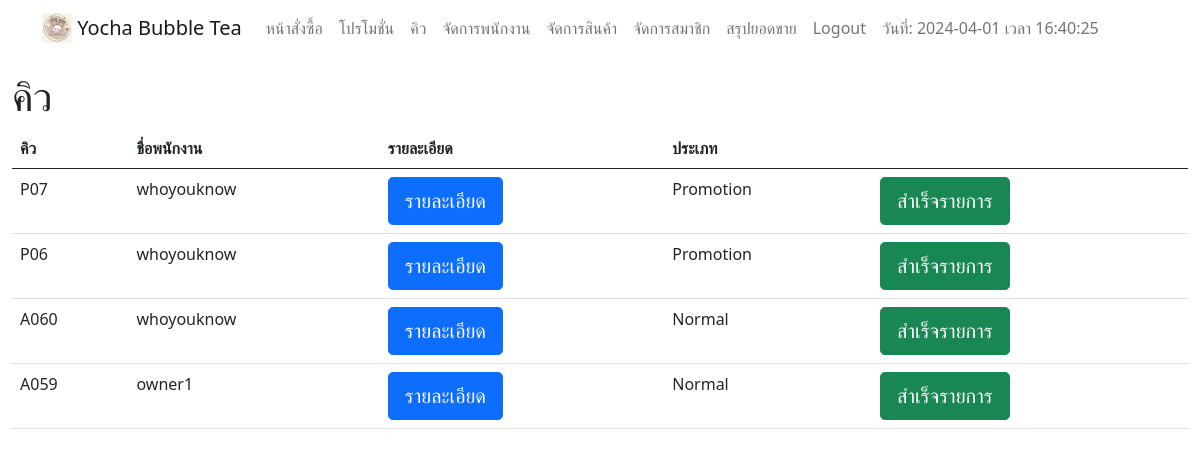
Page /owner/queue.php (signed in) on the earlier database version.
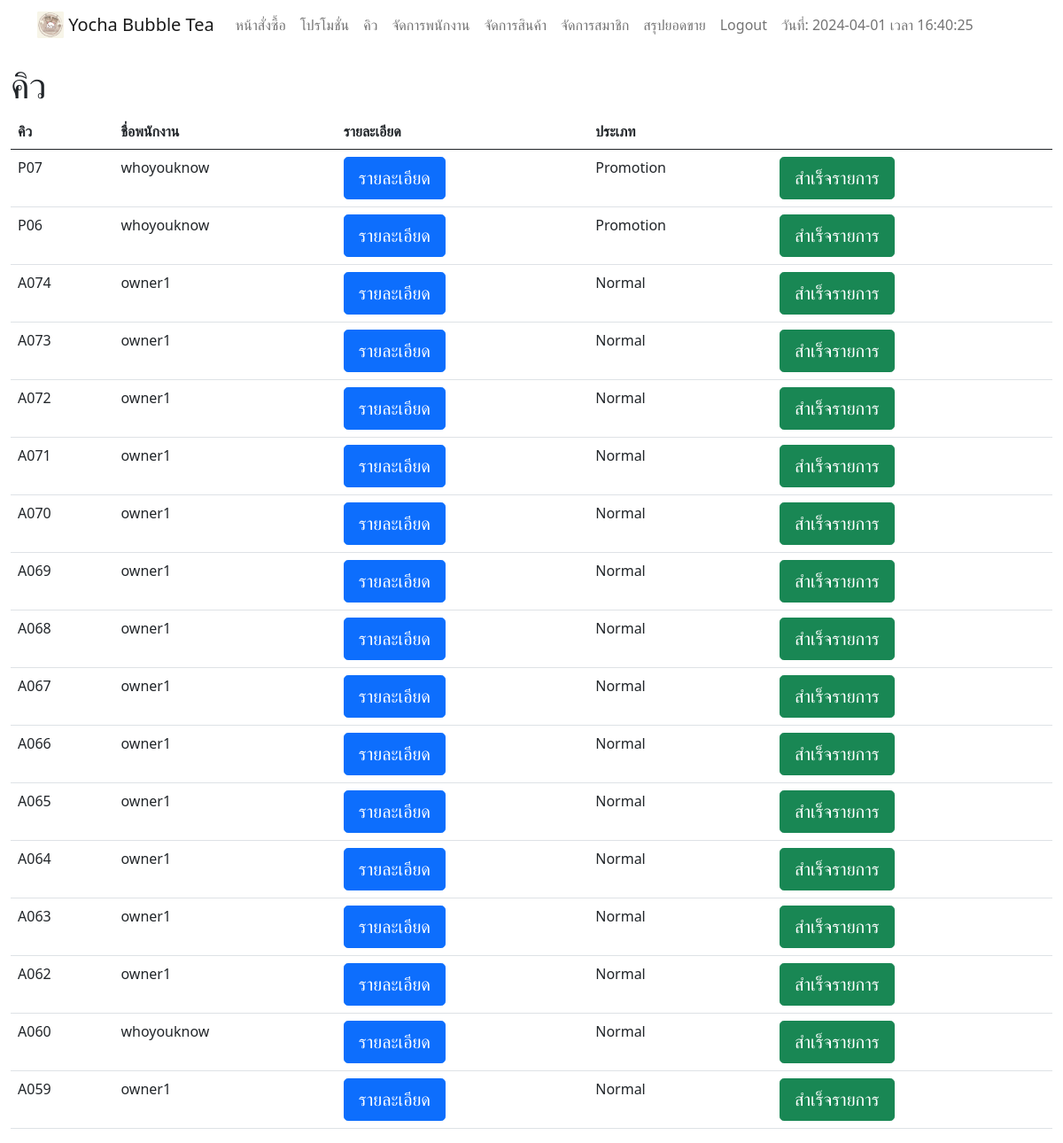
Same page on the later database version.
### tables this page shows
CREATE TABLE `promotion` (
  `promotion_id` int(11) NOT NULL,
  `mem_id` int(11) NOT NULL,
  `pro_id` int(11) NOT NULL,
  `datetime` datetime NOT NULL,
  `status` varchar(30) NOT NULL,
  `employee_id` int(11) NOT NULL,
  `topping_id` int(11) NOT NULL
);

CREATE TABLE `employees` (
  `employee_id` int(11) NOT NULL,
  `username` varchar(30) NOT NULL,
  `password` varchar(30) NOT NULL,
  `name` varchar(50) NOT NULL,
  `address` varchar(200) NOT NULL,
  `telephone` varchar(15) NOT NULL,
  `line_id` varchar(50) NOT NULL,
  `code_employee` varchar(15) NOT NULL,
  `status` varchar(20) NOT NULL
);

CREATE TABLE `order` (
  `order_id` int(11) NOT NULL,
  `datetime` datetime NOT NULL,
  `status` varchar(30) NOT NULL,
  `mem_id` int(11) DEFAULT NULL,
  `employee_id` int(11) NOT NULL
);

### owner/queue.php (the view, shortened to what this page needs)
<?php include("navbar_owner.php");
include("../connection.php");
?>
<!DOCTYPE html>
<html lang="en">
<head>
</head>
<body>
<div class="container-xxl" >
        <div class="row">
        <h1>คิว</h1>
<?php
$sql = "SELECT o.order_id, o.datetime, em.name as em_name
FROM `order` o
INNER JOIN `employees` em ON o.employee_id = em.employee_id
WHERE o.status = 'incomplete'
ORDER BY o.datetime desc";
$sql2 = "SELECT o.promotion_id, o.mem_id, o.pro_id, o.datetime, o.status, em.name AS em_name
        FROM `promotion` o
        INNER JOIN `employees` em ON o.employee_id = em.employee_id
        WHERE o.status = 'incomplete'
        ORDER BY o.datetime DESC";
$result = $conn->query($sql);
$result2 = $conn->query($sql2);
if ($result->num_rows > 0) {
    echo "<br>";
    echo "<div class='table-responsive'>";
    echo "<table class='table '>";
    echo "<thead><tr><th>คิว</th><th>ชื่อพนักงาน</th><th>รายละเอียด</th><th>ประเภท</th><th>  </th></tr></thead>";
echo "<tbody>";
while($row2 = $result2->fetch_assoc()) {
  echo "<tr><td>P0".$row2["promotion_id"]."</td><td>".$row2["em_name"]."</td><td>";
  echo "<a href='detail_promotion.php?promotion_id=".$row2["promotion_id"]."' > <button class='btn btn-primary btn-lg'>รายละเอียด</button></a>";
  echo "</td><td>Promotion";
  echo "</td><td>";
  echo "<a onclick='return confirmAction();' href='promotion_cf.php?id=".$row2["promotion_id"]."' class='btn btn-success btn-lg'>สำเร็จรายการ</a>";
  echo "</td></tr>";
}
while($row = $result->fetch_assoc()) {
    echo "<tr><td>A0".$row["order_id"]."</td><td>".$row["em_name"]."</td><td>";
    echo "<a href='detail_order.php?order_id=".$row["order_id"]."' > <button class='btn btn-primary btn-lg'>รายละเอียด</button></a>";
    echo "</td><td>Normal";
    echo "</td><td>";
    echo "<a onclick='return confirmAction();' href='confirm_queue.php?id=".$row["order_id"]."' class='btn btn-success btn-lg'>สำเร็จรายการ</a>";
    echo "</td></tr>";
}
echo "</tbody>";
echo "</table>";
echo "</div>";
echo "</div>";
} else {
    echo "0 results";
}
?>
        </div>
</body>
</html>

### owner/navbar_owner.php (shortened to what this page needs)
<!DOCTYPE html>
<html lang="en">
<head>
    <link href="../assets/css/bootstrap.min.css" rel="stylesheet">
</head>
<nav class="navbar navbar-expand navbar-light bg-faded">
    <div class="container">
        <ul class="navbar-nav me-auto mt-2 mt-lg-0">
            <a class="navbar-brand" href="#">
                <img src="..\assets\img\logo.jpg" width="30" height="30" class="d-inline-block align-top" alt="">
                Yocha Bubble Tea
            </a>
            <li class="nav-item">
                <a class="nav-link" aria-current="page" href="home.php">หน้าสั่งซื้อ</a>
            </li>
            <li class="nav-item">
                <a class="nav-link" href="promotion.php">โปรโมชั่น</a>
            </li>
            <li class="nav-item">
                <a class="nav-link" href="queue.php">คิว</a>
            </li>
            <li class="nav-item">
                <a class="nav-link" href="manage_employee.php">จัดการพนักงาน</a>
            </li>
            <li class="nav-item">
                <a class="nav-link" href="manage_product.php">จัดการสินค้า</a>
            </li>
            <li class="nav-item">
                <a class="nav-link" href="manage_member.php">จัดการสมาชิก</a>
            </li>
            <li class="nav-item">
                <a class="nav-link" href="report.php">สรุปยอดขาย</a>
            </li>
            <li class="nav-item">
                <a class="nav-link" href="logout.php">Logout</a>
            </li>
            <li class="nav-item">
                <a class="nav-link" href=""><?php
                                                        echo "<p>วันที่: " . date("Y-m-d") . " เวลา " . date("H:i:s") . "</p>";
                                                        ?></a>
            </li>
        </ul>
    </div>
</nav>

Differences in the rows shown:
added order: order_id "74", employee.name "owner1"
added order: order_id "73", employee.name "owner1"
added order: order_id "72", employee.name "owner1"
added order: order_id "71", employee.name "owner1"
added order: order_id "70", employee.name "owner1"
added order: order_id "69", employee.name "owner1"
added order: order_id "68", employee.name "owner1"
added order: order_id "67", employee.name "owner1"
added order: order_id "66", employee.name "owner1"
added order: order_id "65", employee.name "owner1"
added order: order_id "64", employee.name "owner1"
added order: order_id "63", employee.name "owner1"
added order: order_id "62", employee.name "owner1"
